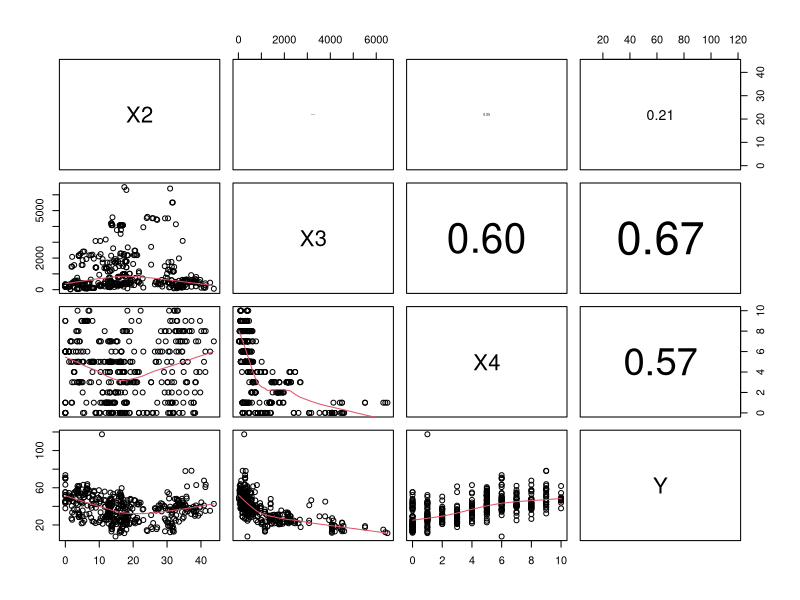
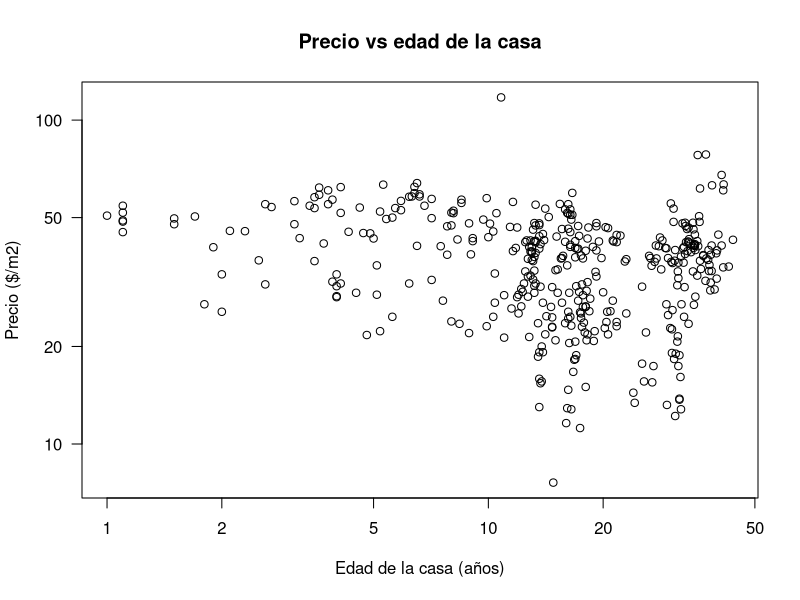
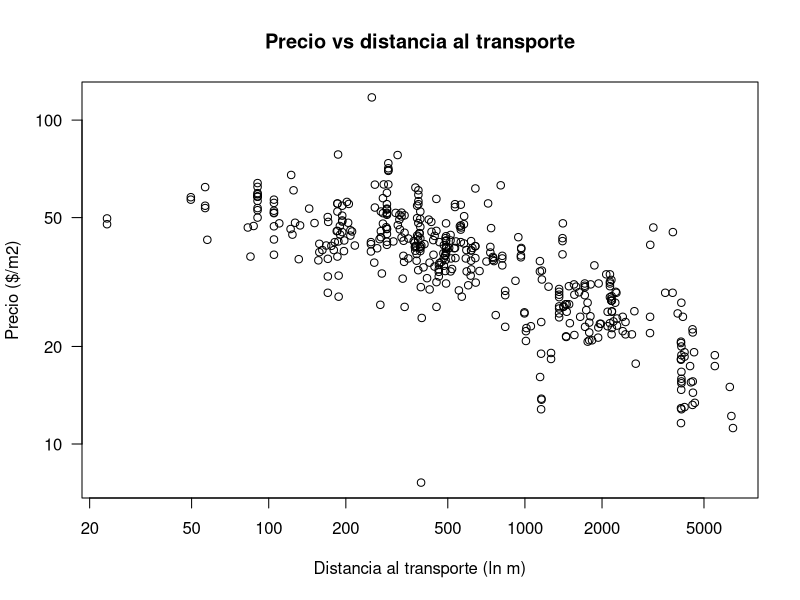
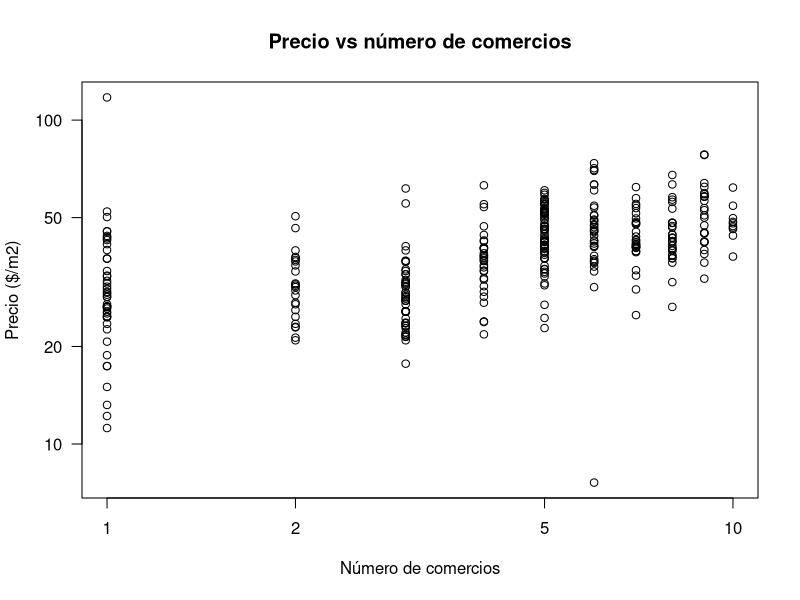
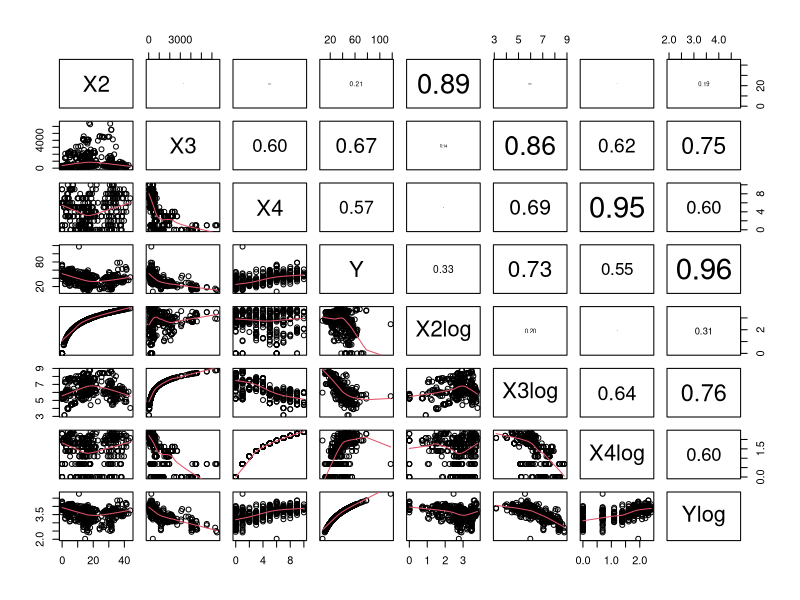
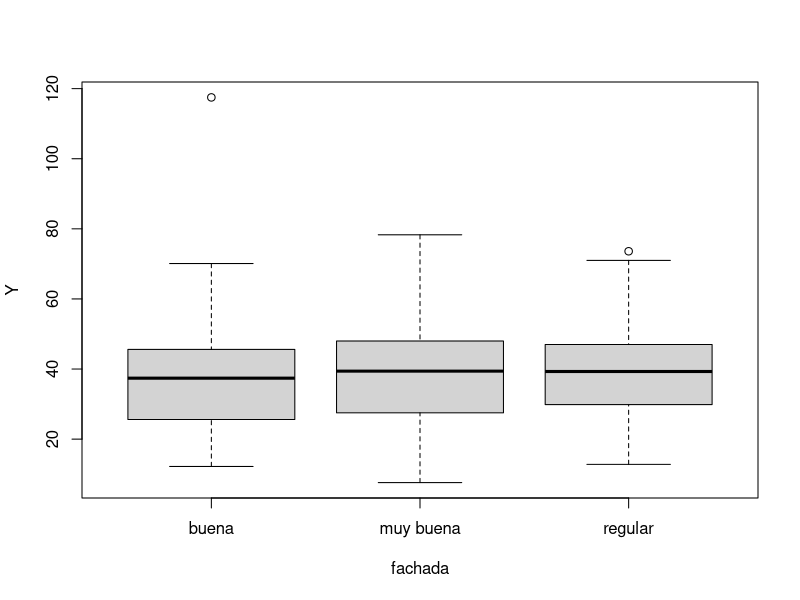
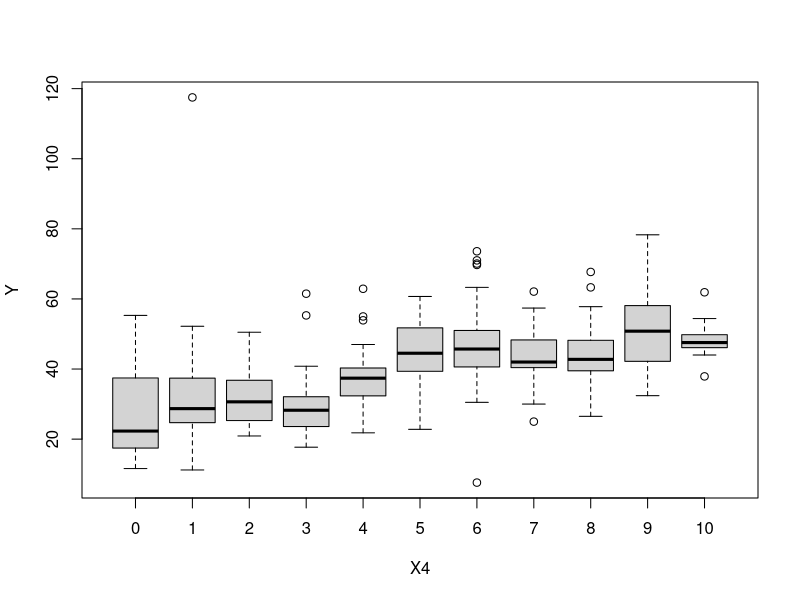
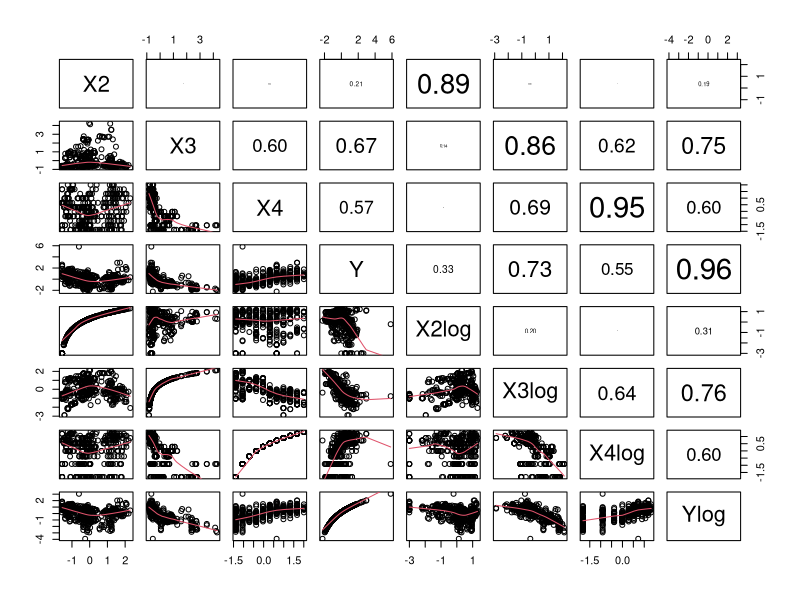

These figures' R source, in order:
## ---- chunk 1
knitr::opts_chunk$set(echo = TRUE)
## ---- chunk 2
library(readr)
datos <- read_delim("real_estate_valuation_dataset.csv", 
    ";", escape_double = FALSE, locale = locale(decimal_mark = ",", 
        grouping_mark = ""), trim_ws = TRUE)
## ---- chunk 3
summary(datos)
## ---- chunk 4
datos_an<-subset(datos,select=c("X2","X3","X4","Y"))
# datos_an<-datos[,c(2:5,8)]
# datos_an<-datos[,c("X2","X3","X4","Y")]
head(datos_an)
## ---- chunk 5
panel.hist <- function(x, ...)
{
    usr <- par("usr"); on.exit(par(usr))
    par(usr = c(usr[1:2], 0, 1.5) )
    h <- hist(x, plot = FALSE)
    breaks <- h$breaks; nB <- length(breaks)
    y <- h$counts; y <- y/max(y)
    rect(breaks[-nB], 0, breaks[-1], y, col = "cyan", ...)
}
panel.cor <- function(x, y, digits = 2, prefix = "", cex.cor, ...)
{
    usr <- par("usr"); on.exit(par(usr))
    par(usr = c(0, 1, 0, 1))
    r <- abs(cor(x, y))
    txt <- format(c(r, 0.123456789), digits = digits)[1]
    txt <- paste0(prefix, txt)
    if(missing(cex.cor)) cex.cor <- 0.8/strwidth(txt)
    text(0.5, 0.5, txt, cex = cex.cor * r)
}

pairs(datos_an,lower.panel = panel.smooth,upper.panel = panel.cor)
## ---- chunk 6
plot(datos_an$X2,datos_an$Y,las=1,xlab="Edad de la casa (años)",
     ylab="Precio ($/m2)",
     main="Precio vs edad de la casa",log="xy")
## ---- chunk 7
plot(datos_an$X3,datos_an$Y,las=1,xlab="Distancia al transporte (ln m)",
     ylab="Precio ($/m2)",
     main="Precio vs distancia al transporte",log="xy")
## ---- chunk 8
plot(datos_an$X4,datos_an$Y,las=1,xlab="Número de comercios",
     ylab="Precio ($/m2)",
     main="Precio vs número de comercios",log="xy")
## ---- chunk 9
datos_an$X2log<-log(datos_an$X2+1)
datos_an$X3log<-log(datos_an$X3)
datos_an$X4log<-log(datos_an$X4+1)
datos_an$Ylog<-log(datos_an$Y)
## ---- chunk 10
pairs(datos_an,lower.panel = panel.smooth,upper.panel = panel.cor)
## ---- chunk 11
set.seed(20200604)
fachada<-sample(c("muy buena","buena","regular"),414,replace=TRUE)
## ---- chunk 12
datos$fachada<-fachada
## ---- chunk 13
boxplot(Y~fachada,data=datos)
## ---- chunk 14
boxplot(Y~X4,data=datos_an)
## ---- chunk 15
datos_an_scale<-scale(datos_an,center=TRUE,scale=TRUE)
medias<-attr(datos_an_scale,"scaled:center")
desv_Est<-attr(datos_an_scale,"scaled:scale")
datos_an_scale<-as.data.frame(datos_an_scale)
## ---- chunk 16
pairs(datos_an_scale,lower.panel = panel.smooth,upper.panel = panel.cor)
## ---- chunk 17
set.seed(20200604)
p_vl<-0.2 # fracción de los datos usados para la validación
N<-dim(datos_an_scale)[1] # cantidad de registros
ix_vl<-sample(N,ceiling(p_vl*N),replace = FALSE)
datos_tr<-datos_an_scale[-ix_vl,]
datos_vl<-datos_an_scale[ix_vl,]
## ---- chunk 18
modelo_lm<-lm(Ylog~-1+X2log+X3log+X4log,data=datos_tr) # Ylog está centrada
summary(modelo_lm)
## ---- chunk 19
plot(modelo_lm,which = 6)
## ---- chunk 20
modelo_lm_int<-lm(Ylog~-1+X2log+X3log+X4log+X3log:X4log,data=datos_tr) # Ylog está centrada
summary(modelo_lm_int)
## ---- chunk 21
anova(modelo_lm_int,modelo_lm)
## ---- chunk 22
y_pred_tr_sc<-predict(modelo_lm_int) # predicciones en la e
## ---- chunk 23
plot(y_pred_tr_sc,datos_tr$Ylog,las=1)
abline(a=1,b=1,lwd=2,col="red")
